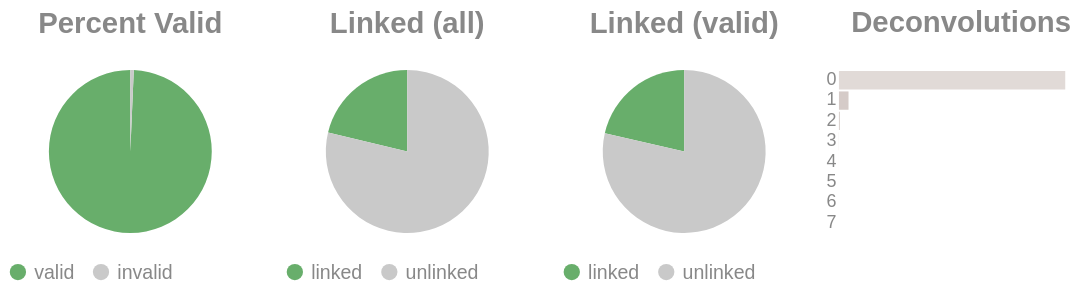

Notebook cell for this chart:
### Code cell
if SKIPLR:
    pass
else:
    clash = Counter()
    for i in valids['molecule'].to_list():
        _mol = i.split("-")
        if len(_mol) == 1:
            clash.update('0')
        else:
            clash.update(_mol[-1])

    _d = {"deconvolutions": [], 'count': []}
    for k,v in clash.items():
        _d['deconvolutions'].append(k)
        _d['count'].append(v)

    tot_valid = valids['reads'].sum()
    mask = valids['reads'] >= 2
    n_linked_reads = valids.filter(mask)['reads'].sum()
    if n_linked_reads == 0:
        print_html("No linked molecules (>=2 reads) were detected; skipping linked-only distributions.")
        SKIPLR = True
    else:
        perc_valid = round(tot_valid / n_reads, 4)
        linked_perc_abs = round(n_linked_reads / n_reads, 4)
        linked_perc = round(n_linked_reads / tot_valid, 4)

    _valid = pl.DataFrame({"valids": ['valid', 'invalid'], "count": [tot_valid, n_reads - tot_valid]})
    _linked_abs = pl.DataFrame({"linked (absolute)": ['linked', 'unlinked'], "count": [n_linked_reads, n_reads - n_linked_reads]})
    _linked_rel = pl.DataFrame({"linked (valids)": ['linked', 'unlinked'], "count": [n_linked_reads, tot_valid - n_linked_reads]})

    (
        alt.hconcat(
            piechart(_valid, goodval = 'valid', title = "Percent Valid"),
            piechart(_linked_abs, goodval = "linked", title =  "Linked (all)"),
            piechart(_linked_rel, goodval = "linked", title =  "Linked (valid)"),
            convolutionbar(pl.DataFrame(_d), title = "Deconvolutions"),
            center = True,
            bounds = 'flush'
        )
        .resolve_scale(color='independent')
        .resolve_legend('independent')
        .properties(usermeta={'embedOptions': {"actions": False}})
    ).display()

### Figure 1 — Vega-Lite specification as saved in the notebook (floating-point values rounded to 4 significant figures)
{"width": "container", "height": 400, "config": {"title": {"anchor": "start", "dy": -15, "fontSize": 18, "color": "#888888", "subtitleColor": "#888888", "subtitleFontSize": 14}, "arc": {"fill": "#0072B2"}, "axis": {"domainColor": "#888888", "domainWidth": 0.5, "gridWidth": 0.2, "grid": false, "titleFontWeight": 400, "titleFontSize": 15, "labelFontSize": 11, "labelColor": "#888888", "tickColor": "#888888", "tickWidth": 0.2, "titleColor": "#888888"}, "axisBand": {"grid": false}, "axisX": {"grid": true, "tickSize": 10, "domainCap": "round"}, "axisY": {"domain": false, "grid": true, "tickSize": 0, "domainCap": "round"}, "background": "transparent", "header": {"labelFontSize": 15, "labelColor": "#888888", "titleFontSize": 15, "titleFontWeight": 600, "titleColor": "#888888"}, "legend": {"labelFont": "sans-serif", "labelFontSize": 12, "labelColor": "#888888", "symbolSize": 100, "symbolType": "circle", "titleFontSize": 12, "titlePadding": 10, "titleColor": "#888888", "title": null}, "range": {"category": ["#E69F00", "#56B4E9", "#009E73", "#F0E442", "#0072B2", "#D55E00", "#CC79A7", "#000000"], "diverging": ["#cfe8f3", "#a2d4ec", "#73bfe2", "#46abdb", "#1696d2", "#12719e"]}, "area": {"fill": "#0072B2", "fillOpacity": 0.7, "line": true, "strokeOpacity": 0.7}, "line": {"color": "#0072B2", "stroke": "#0072B2", "strokeWidth": 2}, "trail": {"color": "#0072B2", "stroke": "#0072B2", "strokeWidth": 0, "size": 1}, "point": {"filled": true, "fillOpacity": 1.0, "size": 95}, "text": {"color": "#888888", "fontSize": 11, "align": "right", "fontWeight": 400, "size": 11}, "bar": {"fill": "#0072B2", "stroke": null}, "view": {"stroke": null, "continuousWidth": 660, "continuousHeight": 400}}, "hconcat": [{"data": {"name": "data-a04d53a54820427f654fe8d88a098a18"}, "mark": {"type": "arc"}, "encoding": {"color": {"field": "valids", "legend": {"orient": "bottom", "title": null}, "scale": {"domain": ["valid", "invalid"], "range": ["#68ae6b", "#C9C9C9"]}, "title": "Valids", "type": "nominal"}, "theta": {"field": "count", "type": "quantitative"}, "tooltip": [{"field": "valids", "title": "Valids", "type": "ordinal"}, {"field": "percent", "format": ".2%", "title": "Percent", "type": "quantitative"}, {"field": "count", "title": "Count", "type": "quantitative"}]}, "height": 100, "title": {"text": "Percent Valid", "align": "center", "anchor": "middle"}, "transform": [{"calculate": "datum.count / 6100426", "as": "percent"}], "width": 150}, {"data": {"name": "data-d881c2478fe0026346c687522b82e4bf"}, "mark": {"type": "arc"}, "encoding": {"color": {"field": "linked (absolute)", "legend": {"orient": "bottom", "title": null}, "scale": {"domain": ["linked", "unlinked"], "range": ["#68ae6b", "#C9C9C9"]}, "title": "Linked (Absolute)", "type": "nominal"}, "theta": {"field": "count", "type": "quantitative"}, "tooltip": [{"field": "linked (absolute)", "title": "Linked (Absolute)", "type": "ordinal"}, {"field": "percent", "format": ".2%", "title": "Percent", "type": "quantitative"}, {"field": "count", "title": "Count", "type": "quantitative"}]}, "height": 100, "title": {"text": "Linked (all)", "align": "center", "anchor": "middle"}, "transform": [{"calculate": "datum.count / 6100426", "as": "percent"}], "width": 150}, {"data": {"name": "data-3014a85b72922b06ed90d10ba90832fb"}, "mark": {"type": "arc"}, "encoding": {"color": {"field": "linked (valids)", "legend": {"orient": "bottom", "title": null}, "scale": {"domain": ["linked", "unlinked"], "range": ["#68ae6b", "#C9C9C9"]}, "title": "Linked (Valids)", "type": "nominal"}, "theta": {"field": "count", "type": "quantitative"}, "tooltip": [{"field": "linked (valids)", "title": "Linked (Valids)", "type": "ordinal"}, {"field": "percent", "format": ".2%", "title": "Percent", "type": "quantitative"}, {"field": "count", "title": "Count", "type": "quantitative"}]}, "height": 100, "title": {"text": "Linked (valid)", "align": "center", "anchor": "middle"}, "transform": [{"calculate": "datum.count / 6058935", "as": "percent"}], "width": 150}, {"data": {"name": "data-b7d06ce4e6f369a4fe29157f48c86b0a"}, "mark": {"type": "bar"}, "encoding": {"color": {"field": "deconvolutions", "legend": null, "scale": {"scheme": "lightgreyred"}, "type": "nominal"}, "tooltip": [{"field": "deconvolutions", "title": "Deconvolutions", "type": "ordinal"}, {"field": "percent", "format": ".2%", "title": "Percent", "type": "quantitative"}, {"field": "count", "title": "Count", "type": "quantitative"}], "x": {"axis": null, "field": "count", "type": "quantitative"}, "y": {"field": "deconvolutions", "sort": "ascending", "title": null, "type": "nominal"}}, "height": 100, "title": {"text": "Deconvolutions", "align": "center", "anchor": "middle"}, "transform": [{"calculate": "datum.count / 5327678", "as": "percent"}], "width": 150}], "bounds": "flush", "center": true, "resolve": {"legend": {"angle": "independent"}, "scale": {"color": "independent"}}, "usermeta": {"embedOptions": {"actions": false}}, "$schema": "https://vega.github.io/schema/vega-lite/v6.1.0.json", "datasets": {"data-a04d53a54820427f654fe8d88a098a18": [{"valids": "valid", "count": 6058935}, {"valids": "invalid", "count": 41491}], "data-d881c2478fe0026346c687522b82e4bf": [{"linked (absolute)": "linked", "count": 1296951}, {"linked (absolute)": "unlinked", "count": 4803475}], "data-3014a85b72922b06ed90d10ba90832fb": [{"linked (valids)": "linked", "count": 1296951}, {"linked (valids)": "unlinked", "count": 4761984}], "data-b7d06ce4e6f369a4fe29157f48c86b0a": [{"deconvolutions": "0", "count": 5093928}, {"deconvolutions": "1", "count": 215842}, {"deconvolutions": "2", "count": 16202}, {"deconvolutions": "3", "count": 1518}, {"deconvolutions": "4", "count": 160}, {"deconvolutions": "5", "count": 20}, {"deconvolutions": "6", "count": 6}, {"deconvolutions": "7", "count": 2}]}}
